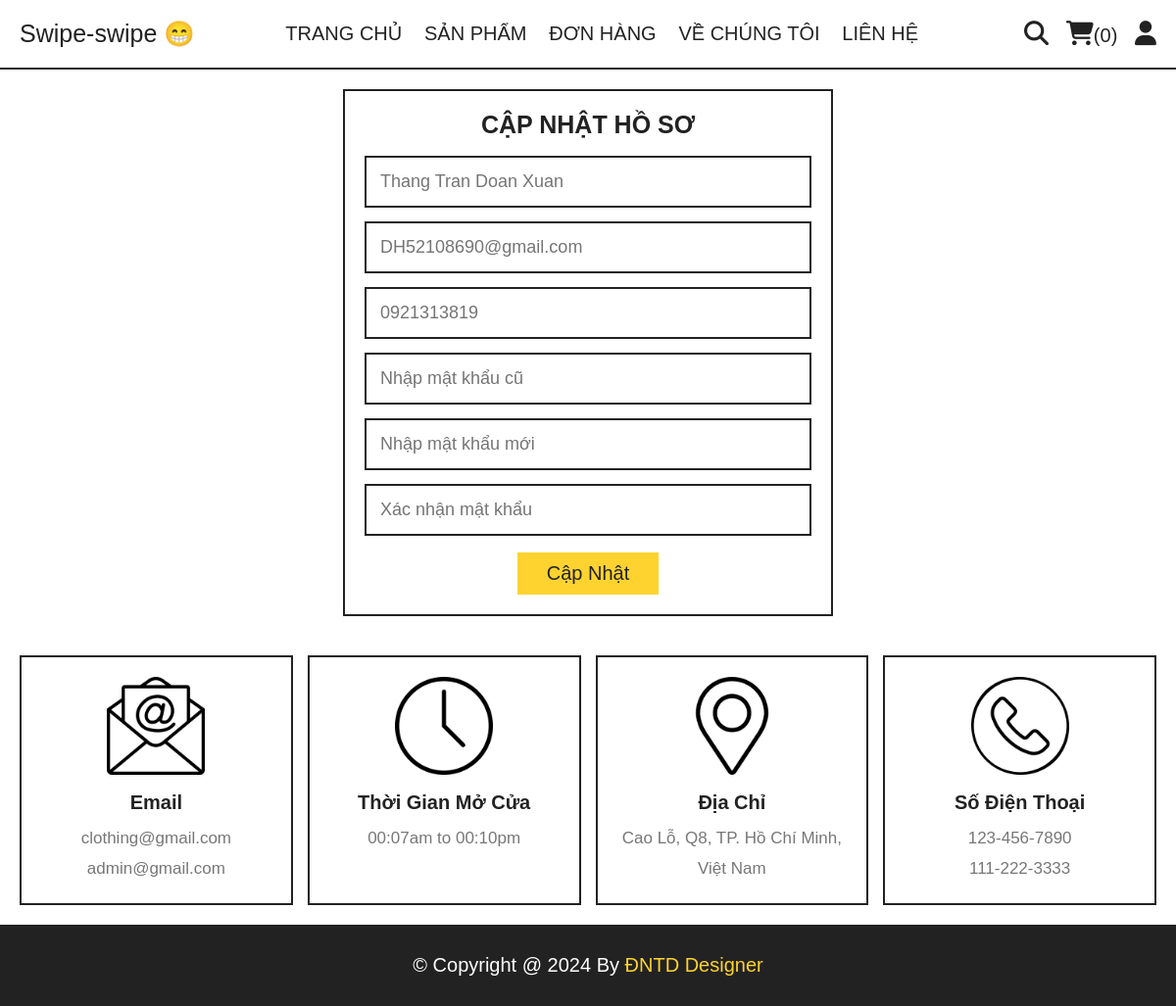
The page /update_profile.php (signed in) on the database its author committed.
### tables this page shows
CREATE TABLE `users` (
  `id` int(11) NOT NULL AUTO_INCREMENT,
  `name` varchar(20) NOT NULL,
  `email` varchar(50) NOT NULL,
  `number` varchar(10) NOT NULL,
  `password` varchar(50) NOT NULL,
  `address` varchar(500) NOT NULL,
  PRIMARY KEY (`id`)
);

### update_profile.php (the view, shortened to what this page needs)
<?php
include 'components/connect.php';
?>
<!DOCTYPE html>
<html lang="en">
<head>
   <link rel="stylesheet" href="https://cdnjs.cloudflare.com/ajax/libs/font-awesome/6.1.1/css/all.min.css">
   <link rel="stylesheet" href="css/style.css">
</head>
<body>
   <?php include 'components/user_header.php'; ?>
   <section class="form-container update-form">
      <form action="" method="post">
         <h3>Cập nhật hồ sơ</h3>
         <input type="text" name="name" placeholder="<?= $fetch_profile['name']; ?>" class="box" maxlength="50">
         <input type="email" name="email" placeholder="<?= $fetch_profile['email']; ?>" class="box" maxlength="50" oninput="this.value = this.value.replace(/\s/g, '')">
         <input type="number" name="number" placeholder="<?= $fetch_profile['number']; ?>" class=" box" min="1000000000" max="9999999999">
         <input type="password" name="old_pass" placeholder="Nhập mật khẩu cũ" class="box" maxlength="50" oninput="this.value = this.value.replace(/\s/g, '')">
         <input type="password" name="new_pass" placeholder="Nhập mật khẩu mới" class="box" maxlength="50" oninput="this.value = this.value.replace(/\s/g, '')">
         <input type="password" name="confirm_pass" placeholder="Xác nhận mật khẩu" class="box" maxlength="50" oninput="this.value = this.value.replace(/\s/g, '')">
         <input type="submit" value="Cập nhật" name="submit" class="btn">
      </form>
   </section>
   <?php include 'components/footer.php'; ?>
</body>
</html>

### css/style.css (style rules this page uses)
:root { --yellow: #fed330; --red: #e74c3c; --white: #fff; --black: #222; --light-color: #777; --border: 0.2rem solid var(--black); }
* { font-family: "Rubik", sans-serif; margin: 0; padding: 0; box-sizing: border-box; outline: none; border: none; text-decoration: none; }
html { font-size: 62.5%; overflow-x: hidden; scroll-behavior: smooth; stop-opacity: 7rem; }
section { margin: 0 auto; max-width: 1200px; padding: 2rem; }
.btn, .delete-btn { margin-top: 1rem; display: inline-block; font-size: 2rem; padding: 1rem 3rem; cursor: pointer; text-transform: capitalize; transition: 0.2s linear; }
.btn { background-color: var(--yellow); color: var(--black); }
.form-container form { border: var(--border); margin: 0 auto; max-width: 50rem; padding: 2rem; text-align: center; }
.form-container form h3 { font-size: 2.5rem; color: var(--black); text-transform: uppercase; margin-bottom: 1rem; }
.form-container form .box { margin: 0.7rem 0; width: 100%; border: var(--border); padding: 1.4rem; font-size: 1.8rem; color: var(--black); }

### rows shown on the page
users: name "Thang Tran Doan Xuan", email "DH52108690@gmail.com", number "0921313819"

### other values the page prints
$total_cart_items "0"
